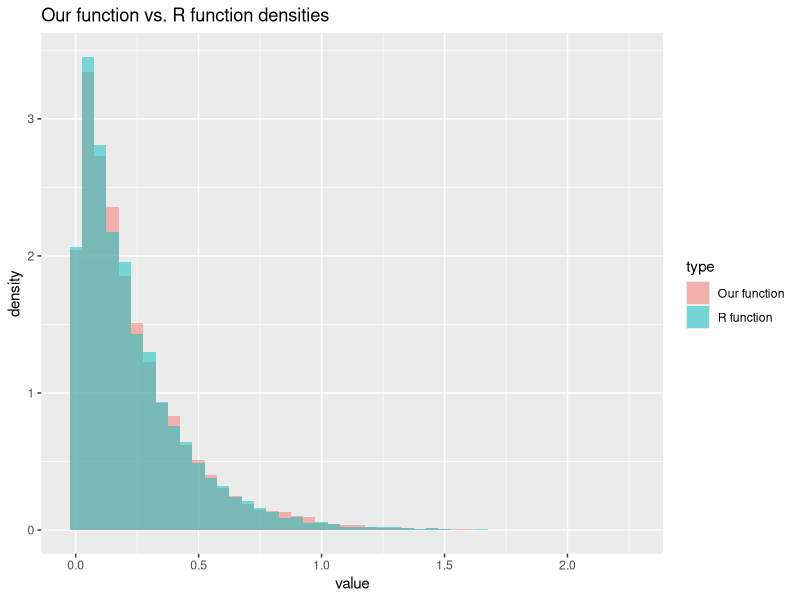
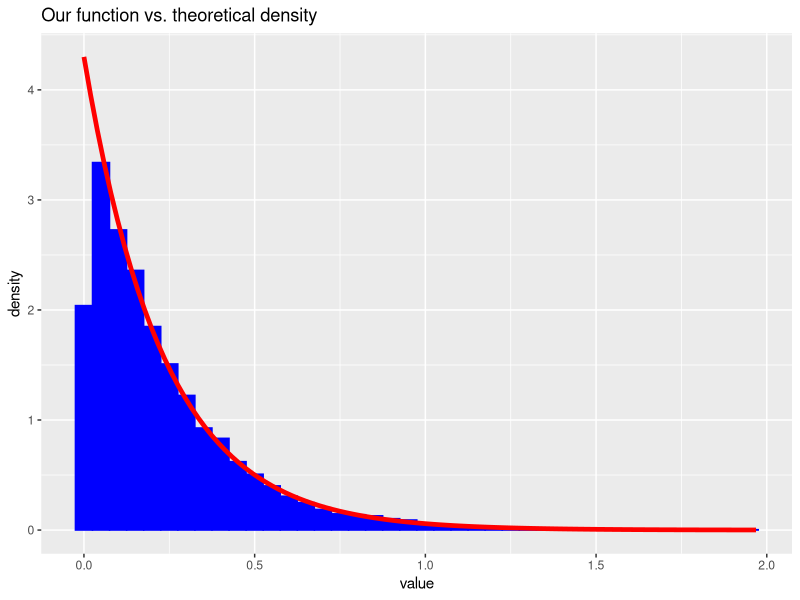
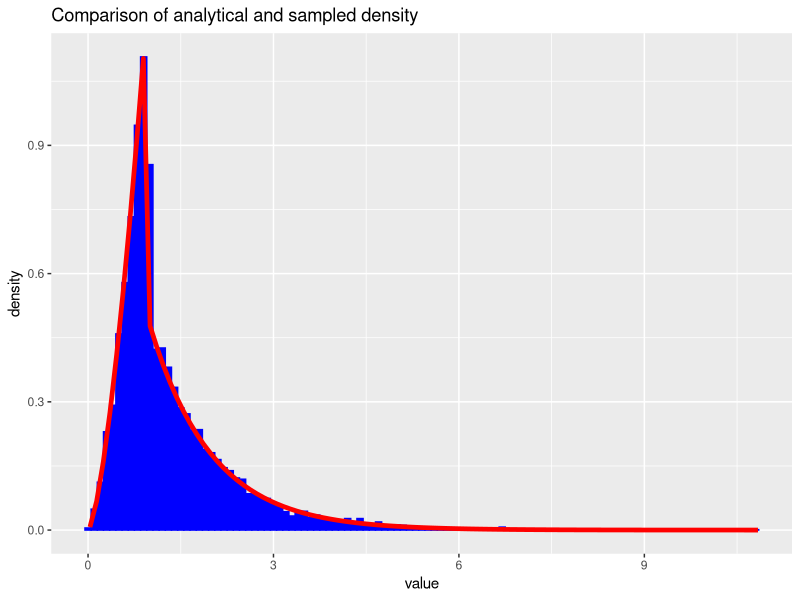
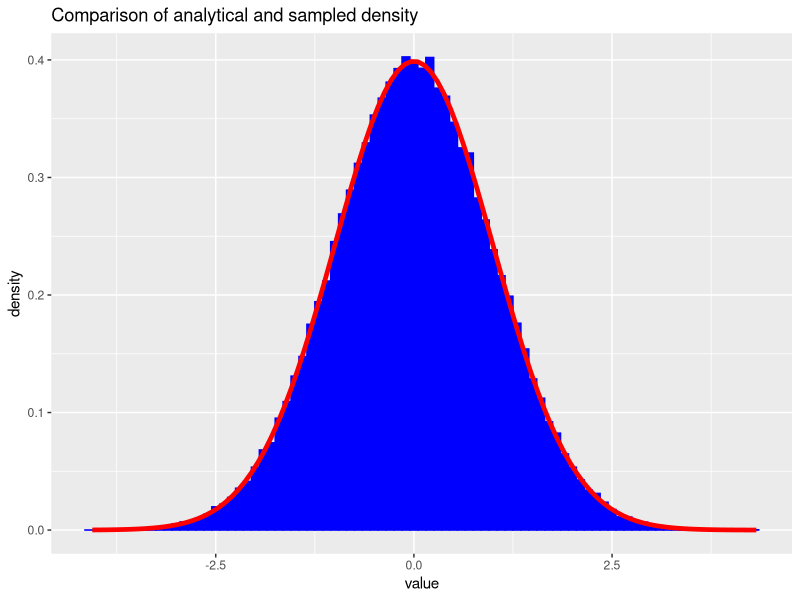
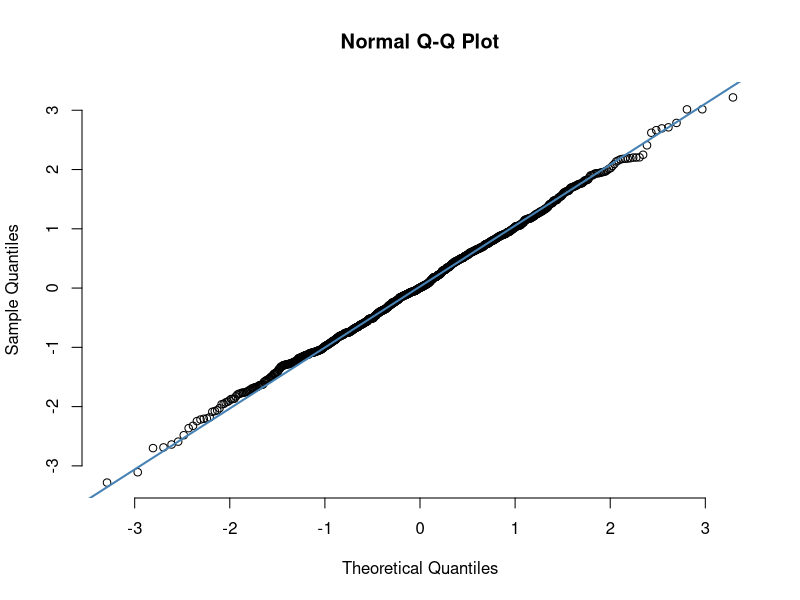
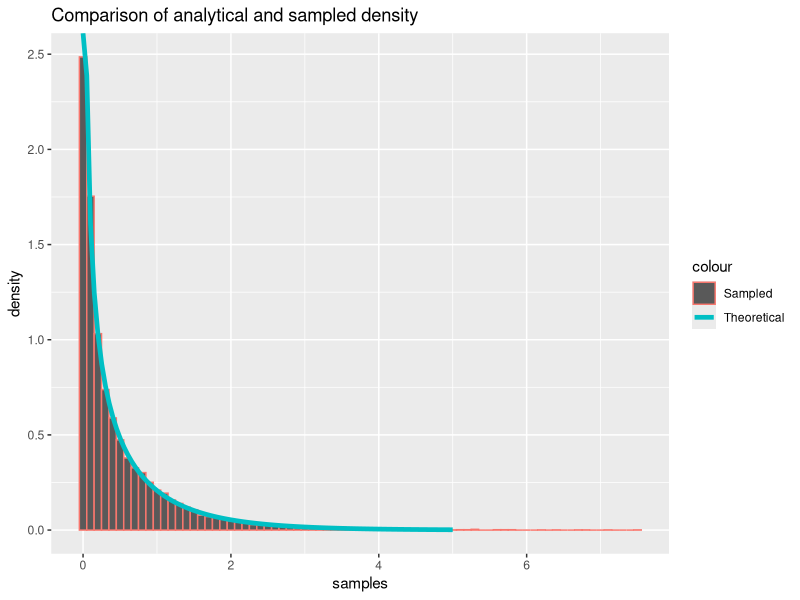
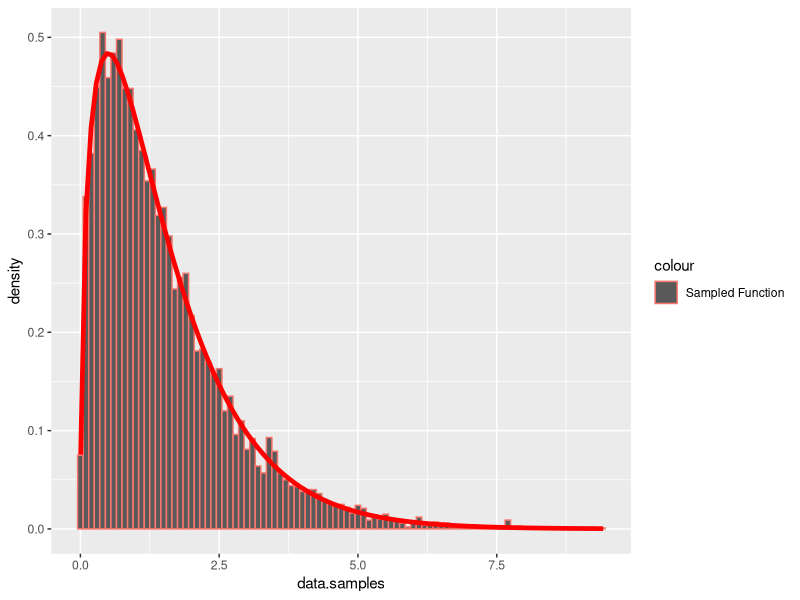
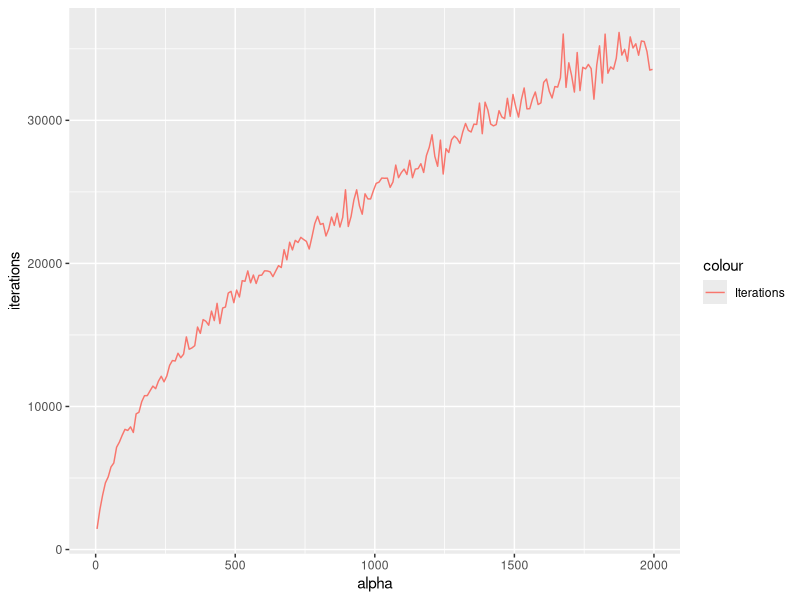

Here is the R script that generated these plots, in order:
## ---- chunk 1
library(formatR)
showsol <- FALSE
library(knitr)
opts_chunk$set(tidy.opts = list(width.cutoff = 68), tidy = TRUE, warning = FALSE, error = FALSE, message = FALSE, echo = TRUE)
## ---- chunk 2
library(ggplot2)
exponential<- function(lambda, n=1){
  u = runif(n)
  x = -1/lambda*log(u)
  return(x)
}
## ---- chunk 3
n = 10000
lambda = 4.300
x = exponential(lambda,n)
cat('Theoretical mean: ', 1/lambda,' Computed mean: ', mean(x),'\n')
cat('Theoretical variance: ', 1/lambda^2, ' Computed variance: ', var(x))
## ---- chunk 4
y = rexp(n, lambda)
rfunc = data.frame(value = y)
ourfunc = data.frame(value = x)
rfunc$type = 'R function'
ourfunc$type = 'Our function'
df = rbind(rfunc,ourfunc)
ggplot(df, aes(value, fill = type)) + 
   geom_histogram(alpha = 0.5, aes(y = ..density..), binwidth = 0.05, position = 'identity') + ggtitle("Our function vs. R function densities")
df2 <- data.frame(theo=seq(0,max(x),length.out=n), value=x)
h <- ggplot(df2, aes(x = value))
h <- h + geom_histogram(aes(y = ..density..), binwidth=0.05, fill = 'blue', color = 'blue') +stat_function(fun=dexp,geom = "line",size=1.6,col="red",args = (mean=lambda))
h <- h + ggtitle("Our function vs. theoretical density")
h
## ---- chunk 5
f_A2 = function(x, alpha){
  c = alpha*exp(1)/(alpha+exp(1))
  result = vector(length = length(x))
  result[x<1.] = sapply(x[x<1.], function(x) c*x^(alpha - 1))
  result[x>=1.] = sapply(x[x>=1.], function(x) c*exp(-x))
  return(result)
}

F_inv = function(n, alpha){
  c = alpha*exp(1)/(alpha+exp(1))
  u = runif(n)
  result = vector(length = n)
  result[u < c/alpha] = (alpha/c * u[u < c/alpha])^(1/alpha)
  result[u >= c/alpha] = -log(1/alpha + exp(-1) - u[u >= c/alpha]/c)
  return(result)
}

alpha = 2.5
n = 10000
xsamples = F_inv(n, alpha)
c = alpha*exp(1)/(alpha+exp(1))
mean = c/(alpha+1) + 2*c/exp(1)
cat('Theoretical mean: ', mean, ' Sampled mean: ', mean(xsamples))
## ---- chunk 6
variance = c/(alpha+2)+5*c/exp(1) - mean^2
cat('Theoretical variance: ', variance, ' Sampled variance: ', var(xsamples))
## ---- chunk 7
df2 <- data.frame(theo=seq(0,max(xsamples),length.out=n), value=xsamples)
h <- ggplot(df2, aes(x = value))
h <- h + geom_histogram(aes(y = ..density..), binwidth=0.1, col = 'blue', fill = 'blue') +stat_function(fun=f_A2,geom = "line",size=1.6,col="red",args = (mean=alpha))
h <- h + ggtitle("Comparison of analytical and sampled density")
h
## ---- chunk 8
normal <- function(n){
  x_1 <- runif(n/2)
  x_2 <- exponential(1/2, n/2)
  y_1 <- sqrt(x_2)*cos(2*pi*x_1)
  y_2 <- sqrt(x_2)*sin(2*pi*x_1)
  y <- c(y_1,y_2)
  return(y)
}
## ---- chunk 9
n = 100000
x <- normal(n)
cat('Theoretical mean: ', 0,' Computed mean: ', mean(x),'\n')
cat('Theoretical variance: ', 1, ' Computed variance: ', var(x))
## ---- chunk 10
df2 <- data.frame(theo=seq(0,max(x),length.out=n), value=x)
ggplot(df2, aes(x = value)) + geom_histogram(aes(y = ..density..), binwidth=0.1, col = 'blue', fill = 'blue') + stat_function(fun=dnorm,geom = "line",size=1.6,col="red",args = list(mean=0, sd = 1)) + ggtitle("Comparison of analytical and sampled density")

x <- normal(1000)
qqnorm(x, pch = 1, frame = FALSE)
qqline(x, col = "steelblue", lwd = 2)
## ---- chunk 11
normal_d <- function(d, mu, sigma){
  x <- normal(d)
  y <- mu + t(chol(sigma))%*%x
  return(y)
}
## ---- chunk 12
d = 2
n = 100000
mu = c(1,2)
sigma = matrix(c(2.5,3,3,10),ncol=2,nrow=2)
sample = matrix(NA, ncol = d, nrow = n)
for (i in 1:n){
  sample[i,] <- normal_d(d,mu,sigma)
}
average = apply(sample, 2,mean)
cat('Mean vector: \n')
average
covmat = cov(sample)
cat('Covariance matrix: \n')
covmat
## ---- chunk 13
library(nortest)
ad.test(sample[,1])
ad.test(sample[,2])
## ---- chunk 14
library(pracma)

#x = linspace(0, 3, 100)
#alpha = 0.5
#y_gamma = dgamma(x, shape=alpha, rate=1)
#y_prop = 1/(gamma(alpha)) * (1/alpha + exp(-1))*f_A2(x, alpha)

#df10 = data.frame(x, y_gamma, y_prop)
#h <- ggplot(data.frame(x, y_gamma, y_prop))
#h = h + geom_line(aes(x = x, y = y_gamma, colour="Gamma"), size=1.)
#h = h + geom_line(aes(x = x, y = y_prop, color="Proposal"), size=1.)
#h = h + ggtitle(paste("Gamma(",toString(alpha),", 1) vs. proposal"))
#h

## ---- chunk 15
library(pracma)

small_gamma = function(alpha, n=1){
  #cat("Small gamma \n")
  result = vector()
  iter = 0
  sampled = 0
  while(sampled < n){

    uniform2 = runif(n)
    x = F_inv(n, alpha)
    #cat(typeof(x), ' x ')
    #cat(typeof(alpha), ' alpha ')
    c = 1/(gamma(alpha)) * (1/alpha + exp(-1))
  
    #cat(typeof(c), ' c ')
    #cat(typeof(f_A2(x,alpha)))
    probs = dgamma(x, alpha, rate=1) / (c * as.double(f_A2(x, alpha)))
    
    result = append(result, x[uniform2 <= probs])
    
    sampled = sampled + sum(uniform2 <= probs)
    iter = iter + n
  }
  
  iter = iter - length(result) + n
  
  return(list(samples = result[seq(1:n)], iter = iter))
}

large_gamma <- function(alpha, n=1){
  #cat("Large gamma \n")
  #a = sqrt((alpha - 1)^(alpha-1)*exp(1-alpha))
  loga = 1/2 * (alpha - 1) * (log(alpha - 1) - 1)
  logb = 1/2 * (alpha + 1) * (log(alpha + 1) - 1)
  #cat("Sampling for alpha = ", alpha, '\n')
  #cat("loga = ", loga, "\n")
  #cat("logb = ", logb, "\n")

  result = vector(mode="numeric")
  
  i = 0
  iter = 0
  while (i < n){
    iter = iter + 1 
    log_x_1 = loga + log(runif(1))
    log_x_2 = logb + log(runif(1))
    #cat(log_x_1, log_x_2)
    #y = x_2 / x_1
    if (2*log_x_1 <= (alpha - 1)*(log_x_2 - log_x_1) - exp(log_x_2 - log_x_1)){
      result = append(result, exp(log_x_2 - log_x_1))
      i = i + 1
    }
    else{}
  }
  list(samples = result, iter = iter)
}

gamma2 = function(alpha, n  = 1){
  if (alpha <= 1){
    return(small_gamma(alpha, n))
  }
  else if (alpha > 1){
    return(large_gamma(alpha, n))
  }
  else{
    cat("Weird gamma \n")
  }
}
## ---- chunk 16
alpha = 0.5
G1 <- small_gamma(alpha, 10000)

G1_filt = G1
df12 = data.frame(G1_filt)

cat('Theoretical mean: ', alpha,' Computed mean: ', mean(G1$samples),'\n')
cat('Theoretical variance: ', alpha, ' Computed variance: ', var(G1$samples))

c = 1/(gamma(alpha)) * (1/alpha + exp(-1))

x_val = linspace(0, 5, 100)

df11 <- data.frame(x = x_val, y=dgamma(x_val, alpha, 1))

h <- ggplot()
h <- h + geom_histogram(data=df12, aes(x=samples, y=..density.., color="Sampled"), binwidth=0.1)
h <- h + geom_line(data=df11, aes(x=x, y=y, color="Theoretical"), size=1.6)
h <- h + ggtitle("Comparison of analytical and sampled density")
h
## ---- chunk 17
alpha = 1.5

G2 = gamma2(alpha, 10000)

cat('Theoretical mean: ', alpha,' Computed mean: ', mean(G2$samples),'\n')
cat('Theoretical variance: ', alpha, ' Computed variance: ', var(G2$samples))

df16 = data.frame(data=G2)

h <- ggplot(df16, aes(x=data.samples))
h <- h + geom_histogram(data=df16, aes(x = data.samples, y=..density.., color="Sampled Function"), binwidth=0.1) 
h <- h + stat_function(fun=dgamma,geom = "line",size=1.6,col="red",args = list(shape=alpha, rate = 1))
h

## ---- chunk 18
iterations = c()


for (alpha in seq(2, 2000, 10)){
  G = gamma2(alpha, 1000)
  iterations = append(iterations, G$iter)
}

df15 = data.frame(alpha = seq(5, 2000, 10), iterations = iterations)

h <- ggplot(df15, aes(x = alpha, y= iterations, color="Iterations"))
h <- h + geom_line()
h
## ---- chunk 19
library(MCMCpack)
get_gamma_samples <- function(alpha){
  return(gamma2(alpha)$samples)
}
dirichlet <- function(alpha){
  z<- sapply(alpha,get_gamma_samples)
  x <- z/sum(z)
  return(x)
}
## ---- chunk 20
k = 5
n = 20000
x <- matrix(NA, ncol = k, nrow = n)
alpha <- exponential(1,k)
for (i in 1:n){
  x[i,] <- dirichlet(alpha)
}
cat('Theoretical mean: ', alpha/sum(alpha),'\n','Computed mean: ', apply(x,2,mean),'\n')
cat('Theoretical variance: ', alpha*(sum(alpha)-alpha)/(sum(alpha)^2*(sum(alpha)+1)),'\n', 'Computed variance: ', apply(x,2,var))
## ---- chunk 21
n <- 10000
alpha <- rep(1,k)
x <- matrix(NA, ncol = k, nrow = n)
for (i in 1:n){
  x[i,] <- dirichlet(alpha)
}
y <- as.vector(rdirichlet(n,alpha))
rfunc = data.frame(value = y)
ourfunc = data.frame(value = as.vector(x))
rfunc$type = 'R function'
ourfunc$type = 'Our function'
df = rbind(rfunc,ourfunc)
ggplot(df, aes(value, fill = type)) + 
   geom_histogram(alpha = 0.5, aes(y = ..density..), position = 'identity') + ggtitle("Our function vs. R function densities")
## ---- chunk 22
df2 <- data.frame(theo=seq(0,max(x[,1]),length.out=n), value=x[,1])
ggplot(df2, aes(x = value)) + geom_histogram(aes(y = ..density..), 
      binwidth = 0.005,fill = 'blue', color = 'blue') + stat_function(fun=dbeta,geom = "line",size=1.6,col="red",args = list(shape1=1,shape2=k-1)) + ggtitle("Our function vs. theoretical density")
## ---- chunk 23
f <- function(x){
  return((2+x)^125*(1-x)^38*x^34)
}

optimum = optimize(f,c(0,1),maximum = TRUE)

draw_samples <- function(n){
  samples <- rep(NA,n)
  iter = 0
  for (i in 1:n){
    finish = 0
    while(finish ==0){
      iter = iter + 1
      x_sample <- runif(1)
      alpha <- f(x_sample)/optimum$objective
      u = runif(1)
      if (u <=alpha){
        samples[i] <- x_sample
        finish <- 1
      }
    }
  }
  return(list(samples = samples, iterations = iter))
}


## ---- chunk 24
n = 10000
g <- function(x){
  return(f(x)*x)
}
f_density <- function(x){return(f(x)/integrate(f,0,1)$value)}
y <- draw_samples(n)
cat("Computed mean: ", sum(y$samples)/n, '\n')
cat("Theoretical mean: ", integrate(g,0,1)$value/integrate(f,0,1)$value, '\n')
df <- data.frame(theo=seq(0,1,length.out=n), value=y$samples)
ggplot(df, aes(x = value)) + geom_histogram(aes(y = ..density..), binwidth=0.001, col = 'blue', fill = 'blue') + stat_function(fun=f_density,geom = "line",size=1.6,col="red") + ggtitle("Comparison of analytical and sampled density") + xlim(0,1) + geom_segment(x = sum(y$samples)/n, xend = sum(y$samples)/n, y = 0, yend = 100, col = "green", size = 1.2, linetype = "longdash")
## ---- chunk 25
cat("Average random numbers generated: ", y$iterations/n, '\n')
cat("Theoretical expected number: ", optimum$objective/integrate(f,0,1)$value)
## ---- chunk 26
k = 6
n = 10000
x <- matrix(NA, ncol = k, nrow = n)
alpha <- rep(1,k)
for (i in 1:n){
  x[i,] <- dirichlet(alpha)
}

w = f(y$samples)/dbeta(y$samples,1,5)
w = f(x[,1])/dbeta(x[,1],1,5)
mu_hat <- sum(x[,1]*w)/sum(w)
mu_hat2 <- sum(x[,1]*w)/(n*integrate(f,0,1)$value)
